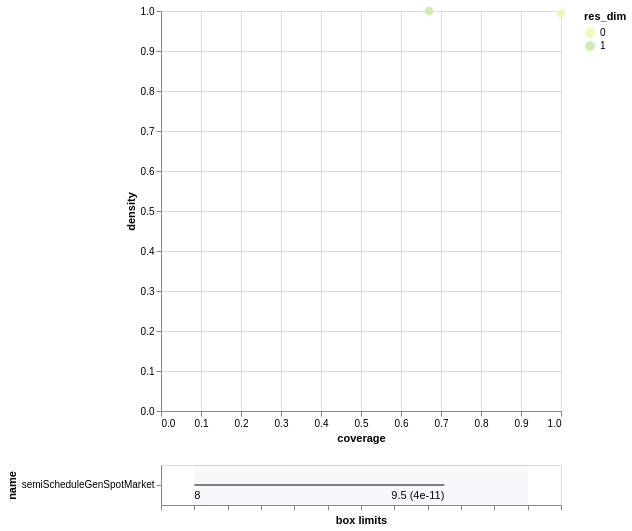

Here is the notebook cell this chart was saved with:
### Code cell
box1.inspect_tradeoff()

### Figure 1 — Vega-Lite specification as saved in the notebook (floating-point values rounded to 4 significant figures)
{"config": {"view": {"continuousWidth": 400, "continuousHeight": 300}}, "vconcat": [{"data": {"name": "data-90d606f26f0513b715deb0b18c9b684e"}, "mark": {"type": "circle", "size": 75}, "encoding": {"color": {"type": "ordinal", "field": "res_dim", "scale": {"range": ["#eff9b6", "#d0edb3", "#97d6b9", "#5dc0c0", "#31a5c2", "#1f80b8", "#2354a3", "#21318d"]}}, "opacity": {"condition": {"value": 1, "selection": "selector004"}, "value": 0.4}, "tooltip": [{"type": "ordinal", "field": "id"}, {"type": "quantitative", "field": "coverage", "format": ".2"}, {"type": "quantitative", "field": "density", "format": ".2"}, {"type": "ordinal", "field": "res_dim"}], "x": {"type": "quantitative", "field": "coverage"}, "y": {"type": "quantitative", "field": "density"}}, "height": 400, "selection": {"selector004": {"type": "single", "fields": ["id"]}}, "width": 400}, {"layer": [{"data": {"name": "data-85b4b28e00d2c7d65305b428b2e306ac"}, "mark": "rule", "encoding": {"x": {"type": "quantitative", "axis": {"grid": false, "labels": false, "title": "box limits"}, "field": "x_lower", "scale": {"domain": [0, 1], "padding": 0.1}}, "x2": {"field": "x_upper"}, "y": {"type": "nominal", "field": "name", "scale": {"padding": 1.0}}}, "transform": [{"calculate": "(datum.x1-datum.minimum)/(datum.maximum-datum.minimum)", "as": "x_lower"}, {"calculate": "(datum.x2-datum.minimum)/(datum.maximum-datum.minimum)", "as": "x_upper"}, {"filter": {"selection": "selector004"}}], "width": 400}, {"data": {"name": "data-85b4b28e00d2c7d65305b428b2e306ac"}, "mark": {"type": "text", "align": "left", "baseline": "top", "dy": 5}, "encoding": {"text": {"type": "ordinal", "field": "text"}, "x": {"type": "quantitative", "axis": {"grid": false, "labels": false, "title": "box limits"}, "field": "x_lower", "scale": {"domain": [0, 1], "padding": 0.1}}, "x2": {"field": "x_upper"}, "y": {"type": "nominal", "field": "name", "scale": {"padding": 1.0}}}, "transform": [{"calculate": "(datum.x1-datum.minimum)/(datum.maximum-datum.minimum)", "as": "x_lower"}, {"calculate": "(datum.x2-datum.minimum)/(datum.maximum-datum.minimum)", "as": "x_upper"}, {"filter": {"selection": "selector004"}}, {"calculate": "datum.qp_lower>0?format(datum.x1, \".2\")+\" (\"+format(datum.qp_lower, \".1~g\")+\")\" :format(datum.x1, \".2\")", "as": "text"}], "width": 400}, {"data": {"name": "data-85b4b28e00d2c7d65305b428b2e306ac"}, "mark": {"type": "text", "align": "right", "baseline": "top", "dy": 5}, "encoding": {"text": {"type": "ordinal", "field": "text"}, "x": {"type": "quantitative", "field": "x_upper"}, "x2": {"field": "x_upper"}, "y": {"type": "nominal", "field": "name", "scale": {"padding": 1.0}}}, "transform": [{"calculate": "(datum.x1-datum.minimum)/(datum.maximum-datum.minimum)", "as": "x_lower"}, {"calculate": "(datum.x2-datum.minimum)/(datum.maximum-datum.minimum)", "as": "x_upper"}, {"filter": {"selection": "selector004"}}, {"calculate": "datum.qp_upper>0?format(datum.x2, \".2\")+\" (\"+format(datum.qp_upper, \".1\")+\")\" :format(datum.x2, \".2\")", "as": "text"}], "width": 400}, {"data": {"name": "data-bb8d07f6df3d47a6a475317795287b23"}, "mark": {"type": "rect", "opacity": 0.05}, "encoding": {"x": {"type": "quantitative", "field": "start"}, "x2": {"field": "end"}}}, {"data": {"name": "data-d751713988987e9331980363e24189ce"}, "mark": "point", "encoding": {"x": {"type": "quantitative", "field": "x"}, "y": {"type": "nominal", "field": "name"}}, "transform": [{"filter": {"selection": "selector004"}}], "width": 400}, {"data": {"name": "data-d751713988987e9331980363e24189ce"}, "mark": {"type": "text", "align": "center", "baseline": "top", "dy": 5}, "encoding": {"text": {"type": "nominal", "field": "item"}, "x": {"type": "quantitative", "field": "x"}, "y": {"type": "nominal", "field": "name"}}, "transform": [{"filter": {"selection": "selector004"}}], "width": 400}]}], "$schema": "https://vega.github.io/schema/vega-lite/v4.0.2.json", "datasets": {"data-90d606f26f0513b715deb0b18c9b684e": [{"coverage": 1.0, "density": 0.9944, "id": 0, "mass": 1.0, "mean": 0.9944, "res_dim": 0}, {"coverage": 0.6704, "density": 1.0, "id": 1, "mass": 0.6667, "mean": 1.0, "res_dim": 1}], "data-85b4b28e00d2c7d65305b428b2e306ac": [{"x1": 8.0, "x2": 9.5, "name": "semiScheduleGenSpotMarket", "id": 1, "minimum": 8.0, "maximum": 10.0, "qp_lower": -1.0, "qp_upper": 3.531e-11}], "data-bb8d07f6df3d47a6a475317795287b23": [{"end": 1, "start": 0}], "data-d751713988987e9331980363e24189ce": []}}
